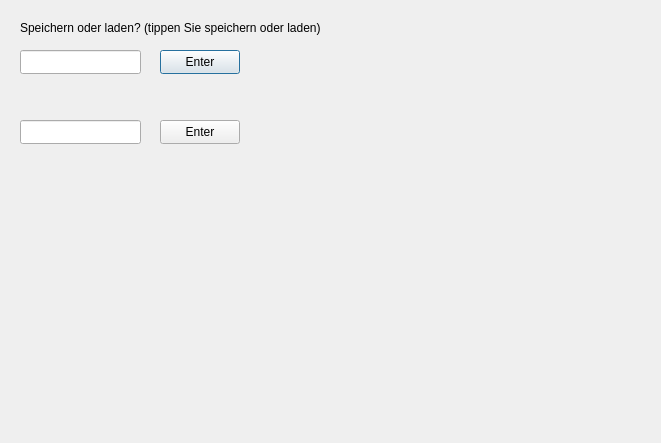
<?xml version="1.0" encoding="UTF-8"?>
<ui version="4.0">
 <class>speichernLadenWindow</class>
 <widget class="QDialog" name="speichernLadenWindow">
  <property name="geometry">
   <rect>
    <x>0</x>
    <y>0</y>
    <width>661</width>
    <height>443</height>
   </rect>
  </property>
  <property name="windowTitle">
   <string>Dialog</string>
  </property>
  <widget class="QLabel" name="label">
   <property name="geometry">
    <rect>
     <x>20</x>
     <y>20</y>
     <width>331</width>
     <height>16</height>
    </rect>
   </property>
   <property name="text">
    <string>Speichern oder laden? (tippen Sie speichern oder laden)</string>
   </property>
  </widget>
  <widget class="QLineEdit" name="lineEdit_input">
   <property name="geometry">
    <rect>
     <x>20</x>
     <y>50</y>
     <width>121</width>
     <height>24</height>
    </rect>
   </property>
  </widget>
  <widget class="QPushButton" name="pushButton">
   <property name="geometry">
    <rect>
     <x>160</x>
     <y>50</y>
     <width>80</width>
     <height>24</height>
    </rect>
   </property>
   <property name="text">
    <string>Enter</string>
   </property>
  </widget>
  <widget class="QLabel" name="label_questionFileName">
   <property name="geometry">
    <rect>
     <x>20</x>
     <y>90</y>
     <width>291</width>
     <height>16</height>
    </rect>
   </property>
   <property name="text">
    <string/>
   </property>
  </widget>
  <widget class="QPushButton" name="pushButton_2">
   <property name="geometry">
    <rect>
     <x>160</x>
     <y>120</y>
     <width>80</width>
     <height>24</height>
    </rect>
   </property>
   <property name="text">
    <string>Enter</string>
   </property>
  </widget>
  <widget class="QLineEdit" name="lineEdit_fileName">
   <property name="geometry">
    <rect>
     <x>20</x>
     <y>120</y>
     <width>121</width>
     <height>24</height>
    </rect>
   </property>
  </widget>
  <widget class="QLabel" name="label_erfolgreich">
   <property name="geometry">
    <rect>
     <x>20</x>
     <y>180</y>
     <width>251</width>
     <height>16</height>
    </rect>
   </property>
   <property name="text">
    <string/>
   </property>
  </widget>
 </widget>
 <resources/>
 <connections/>
</ui>
